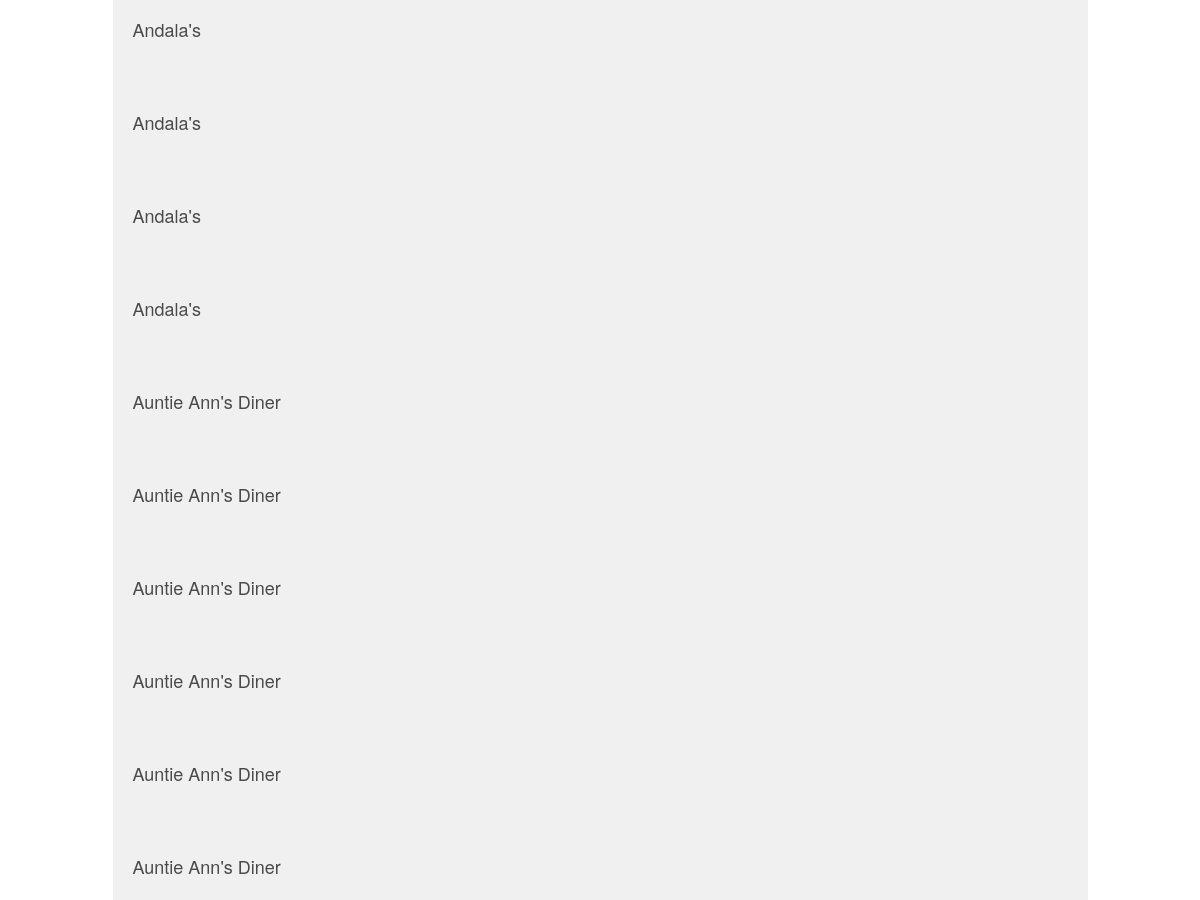
Page /restaurant/ (middle part) on the earlier database version.
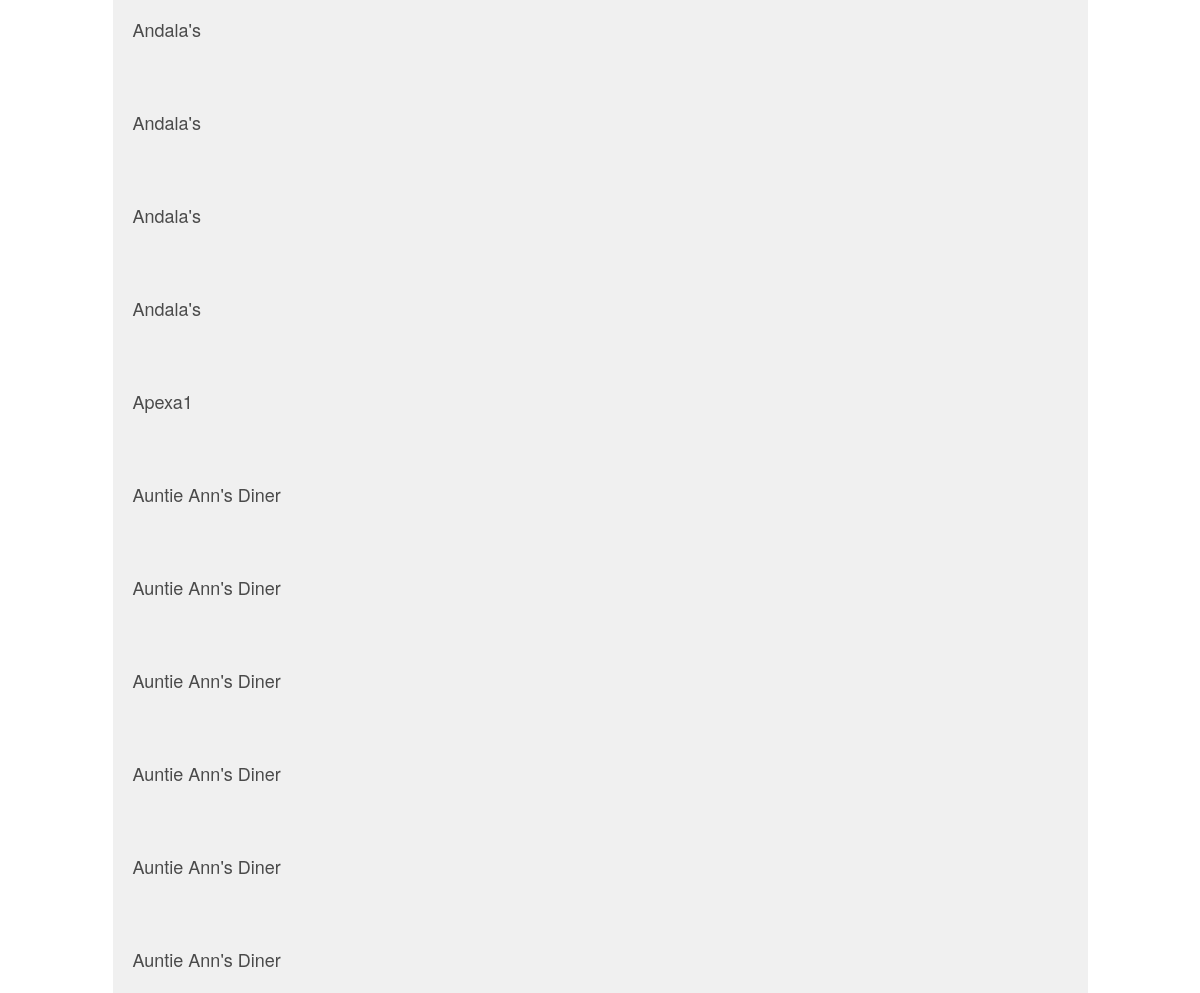
Same page on the later database version.
### database_setup.py (models this page shows, shortened)
class Restaurant(Base):
    __tablename__ = 'restaurant'
    id = Column(Integer, primary_key=True)
    name = Column(String(250), nullable=False)
    user_id = Column(Integer,ForeignKey('user.id'))
    user = relationship(User)

### project.py (the view)
@app.route('/')
@app.route('/restaurant/')
def showRestaurants():
  restaurants = session.query(Restaurant).order_by(asc(Restaurant.name))
  if 'username' not in login_session:
    return render_template('publicrestaurant.html',restaurants = restaurants)
  else:
    return render_template('restaurants.html', restaurants = restaurants)

### templates/publicrestaurant.html (shortened to what this page needs)
{% extends "main.html" %}
{% block content %}
    {% for restaurant in restaurants %}
        <a href = "{{url_for('showMenu', restaurant_id = restaurant.id)}}">
            <div class="row">
                <div class="col-md-1"></div>
                    <div class="col-md-10 restaurant-list">
                        <h3>{{restaurant.name}}</h3>
                    </div>
                <div class="col-md-1"></div>
            </div>
        </a>
    {% endfor %}
{% endblock %}

### templates/main.html (shortened to what this page needs)
<!DOCTYPE html>
<html lang="en">
	<head>
		<link rel="stylesheet" href="//netdna.bootstrapcdn.com/bootstrap/3.1.1/css/bootstrap.min.css">
		<link rel=stylesheet type=text/css href="{{ url_for('static', filename='styles.css') }}">
	</head>
	<body>
		<div class="container">
			{% block content %}
			{% endblock %}
		</div>
	</body>
</html>

### static/styles.css (style rules this page uses)
* { font-weight: 700; }
h3 { font-size: 18px; color: #4A4A4A; line-height: 23px; }
a { font-size: 14px; color: #0093B9; line-height: 17px; }
.restaurant-list { background-color: #F0F0F0; padding: 20px; u }

Differences in the rows shown:
added Restaurant: name "Apexa1"
